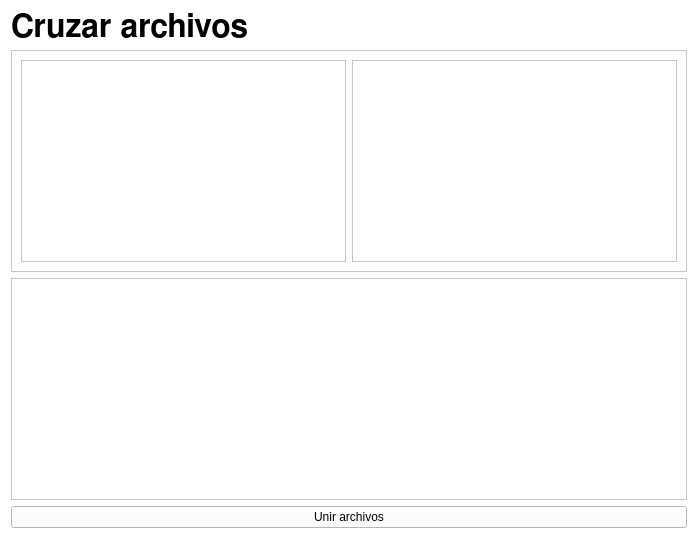
<?xml version="1.0" encoding="UTF-8"?>
<ui version="4.0">
 <class>joinFileWindow</class>
 <widget class="QWidget" name="joinFileWindow">
  <property name="geometry">
   <rect>
    <x>0</x>
    <y>0</y>
    <width>698</width>
    <height>539</height>
   </rect>
  </property>
  <property name="windowTitle">
   <string>Form</string>
  </property>
  <property name="styleSheet">
   <string notr="true">background-color: white;</string>
  </property>
  <layout class="QVBoxLayout" name="verticalLayout">
   <item>
    <widget class="QLabel" name="label">
     <property name="font">
      <font>
       <family>FreeSans</family>
       <pointsize>24</pointsize>
       <weight>75</weight>
       <bold>true</bold>
      </font>
     </property>
     <property name="text">
      <string>Cruzar archivos</string>
     </property>
    </widget>
   </item>
   <item>
    <widget class="QFrame" name="frame">
     <property name="frameShape">
      <enum>QFrame::StyledPanel</enum>
     </property>
     <property name="frameShadow">
      <enum>QFrame::Raised</enum>
     </property>
     <layout class="QHBoxLayout" name="horizontalLayout">
      <item>
       <widget class="QTableWidget" name="tableWidget"/>
      </item>
      <item>
       <widget class="QTableWidget" name="tableWidget_2"/>
      </item>
     </layout>
    </widget>
   </item>
   <item>
    <widget class="QTableWidget" name="tableWidget_3"/>
   </item>
   <item>
    <widget class="QPushButton" name="pushButton">
     <property name="text">
      <string>Unir archivos</string>
     </property>
    </widget>
   </item>
  </layout>
 </widget>
 <resources/>
 <connections/>
</ui>
